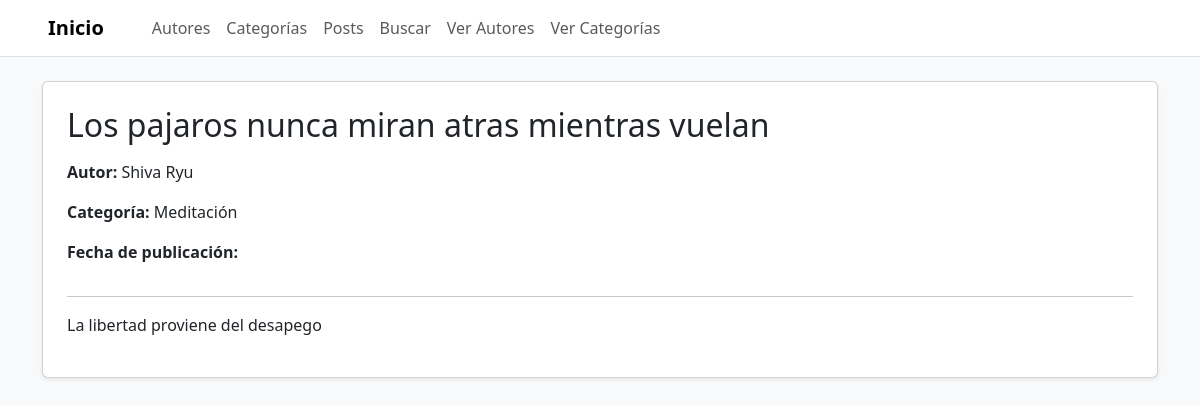
The app's page /post/1/ with its own data.
### blog/models.py (models this page shows, shortened)
class Post(models.Model):
    titulo = models.CharField(max_length=200)
    contenido = models.TextField()
    autor = models.ForeignKey(Autor, on_delete=models.CASCADE)
    categoria = models.ForeignKey(Categoria, on_delete=models.SET_NULL, null=True)
    fecha = models.DateTimeField(auto_now_add=True)

class Autor(models.Model):
    nombre = models.CharField(max_length=100)
    email = models.EmailField()
    bio = models.TextField()

class Categoria(models.Model):
    nombre = models.CharField(max_length=50)
    descripcion = models.TextField()

### blog/views.py (the view)
# urls.py: path('post/<int:post_id>/', views.detalle_post, name='detalle_post'),
def detalle_post(request, post_id):
    post = get_object_or_404(Post, id=post_id)
    return render(request, 'blog/detalle_post.html', {'post': post})

### blog/templates/blog/detalle_post.html (shortened to what this page needs)
{% extends 'blog/base.html' %}
{% block contenido %}
<div class="card p-4 shadow-sm">
    <h2 class="mb-3">{{ post.titulo }}</h2>
    <p><strong>Autor:</strong> {{ post.autor.nombre }}</p>
    <p><strong>Categoría:</strong> {{ post.categoria.nombre }}</p>
    <p><strong>Fecha de publicación:</strong> {{ post.fecha_creacion }}</p>
    <hr>
    <p>{{ post.contenido }}</p>
</div>
{% endblock %}

### blog/static/css/estilos.css (style rules this page uses)
body { font-family: 'Segoe UI', Tahoma, Geneva, Verdana, sans-serif; background-color: #f7f9fc; margin: 0; padding: 0; }

### records on screen
Post: titulo "Los pajaros nunca miran atras mientras vuelan", autor.nombre "Shiva Ryu", categoria.nombre "Meditación", contenido "La libertad proviene del desapego"
